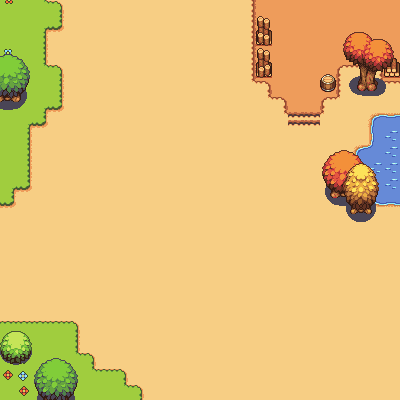

Tiled map render using the project's own tile images. Description and the map definition, with tile-layer contents summarised, below:
An orthogonal 25x25 tile map with 16x16 px tiles, 4 tile layers (Ground, Object, Object1, Object2) and 17 objects.

<map version="1.10" tiledversion="1.10.2" orientation="orthogonal" renderorder="right-down" width="25" height="25" tilewidth="16" tileheight="16" infinite="0" nextlayerid="7" nextobjectid="19">
 <tileset firstgid="1" source="Map.tsx" />
 <layer id="1" name="Ground" width="25" height="25">
  <data>[625 cells, 625 non-empty, 26 distinct tile ids]</data>
 </layer>
 <layer id="6" name="Object" width="25" height="25">
  <data>[625 cells, 4 non-empty, 4 distinct tile ids]</data>
 </layer>
 <layer id="2" name="Object1" width="25" height="25">
  <data>[625 cells, 38 non-empty, 32 distinct tile ids]</data>
 </layer>
 <layer id="3" name="Object2" width="25" height="25">
  <data>[625 cells, 43 non-empty, 34 distinct tile ids]</data>
 </layer>
 <objectgroup id="5" name="Collision">
  <object id="1" x="-10.1818" y="-0.363636" width="10.1818" height="400.545" />
  <object id="3" x="-2.3125" y="399.455" width="402.979" height="52.6667" />
  <object id="4" x="399.896" y="-0.666667" width="36" height="401.021" />
  <object id="5" x="-0.8125" y="-10.9375" width="400.75" height="11" />
  <object id="6" x="1.25" y="323">
   <polygon points="0,0 74.5,-0.25 75,1.75 75.75,2.75 76.25,4.5 76.25,7.25 76.5,13.25 76.75,28 78.75,29 78.2045,29.3636 79.75,29.8182 82.0227,29.8182 86.75,29.9091 89.2955,30.2727 89.9318,31.3636 91.1136,32.7273 91.75,33.0909 91.9318,33.3636 92.2955,34.1818 92.4773,35.1818 92.4773,36.2727 92.6591,36.8182 92.75,37.6364 92.9318,38.3636 93.0227,39.3636 93.2045,40.3636 93.2045,41.5455 93.0227,42.1818 93.0227,43.0909 93.0227,43.6364 93.0227,44.2727 93.0227,45 93.0227,45.4545 95.3864,46 97.8409,46.1818 103.568,47 120.875,46.625 123,48 123.375,49.375 123.625,50 124.125,50.875 124.625,52.625 124.875,53.5 125.125,55.125 125.125,56.125 124.875,57.125 124.625,58.5 124.5,59.25 124.5,60 124.875,61 125.625,62.125 126.5,62 127.375,62.125 130.375,62.625 132,62.75 134,63.375 134.875,62.375 137.375,62.375 138.125,63.125 138.625,64 140.375,64.875 140.75,65.625 141.125,67.75 141.25,70.625 141.25,72.5 141.25,75.375 141.25,76.75 140.75,77.375 -1.375,76.5 -1.25,-1.1875 -0.1875,-1.1875" />
  </object>
  <object id="7" x="0.727273" y="205.636">
   <polygon points="0,0 10,-0.727273 11.0909,-3.27273 12,-5.27273 12,-5.45455 12.9091,-11.8182 12.9091,-13.0909 13.0909,-16.1818 15.6364,-17.0909 17.2727,-17.0909 21.6364,-17.0909 22.9091,-17.0909 24.1818,-17.6364 27.0909,-18.7273 27.8182,-18.9091 28,-20.1818 28.5455,-22.3636 28.9091,-25.0909 28.9091,-29.0909 29.0909,-32.9091 29.0909,-41.6364 28.7273,-45.8182 28.7273,-53.6364 28.3636,-58.9091 27.8182,-62.5455 27.8182,-67.6364 27.8182,-70.9091 27.8182,-74 27.8182,-77.2727 29.0909,-81.8182 31.0909,-81.2727 36.1818,-81.2727 38.1818,-81.2727 40.3636,-81.2727 42.5455,-82 43.8182,-84.3636 44.3636,-85.4545 44.7273,-90.7273 44.9091,-95.0909 45.6364,-97.2727 48,-97.2727 51.8182,-97.6364 55.8182,-97.4545 57.8182,-97.4545 58.9091,-97.6364 59.8182,-98 60,-99.6364 60,-101.455 60,-104.364 59.6364,-108.182 59.6364,-111.091 59.6364,-113.091 61.8182,-133.273 60.3636,-136.727 59.0909,-138.727 58.5455,-139.455 57.0909,-140.727 56,-140.909 53.6364,-140.909 50.3636,-140.909 47.8182,-140.909 46,-140.909 44.9091,-141.273 44,-143.273 43.4545,-145.455 42.9091,-148.727 42.9091,-151.091 42.9091,-154 43.2727,-156.909 44,-159.818 44.1818,-164.545 44.1818,-168.182 45.0909,-172.182 45.6364,-174.182 46.7273,-175.455 48,-176 49.4545,-176.364 51.8182,-176.364 54.3636,-176.545 58.1818,-177.273 59.0909,-177.273 60,-178.909 60.1818,-179.636 60.1818,-181.818 60.1818,-182.364 60.1818,-185.818 60.5455,-188.909 60.5455,-192.182 59.8182,-196.545 59.8182,-199.636 59.0909,-201.455 59.0909,-203.273 57.2727,-204.182 54,-204.545 52,-204.545 50.5455,-204.727 48,-204.545 47.2727,-204.364 46.1818,-204.364 45.0909,-205.818 44.7273,-206.364 -1.09091,-206" />
  </object>
  <object id="8" x="251.25" y="0.375">
   <polygon points="0,0 0.25,79.625 4.875,83.25 13.25,82.5 15.375,85.125 15.75,87.125 16.125,89.5 16.375,92 16.375,93.875 17,96.625 17,97.125 17.875,98 20.375,98.125 22.125,98.75 25.75,99.125 30.25,99.125 30.625,99.625 32.75,101.125 33.25,108.75 32.875,112.125 34.25,112.625 34.25,110.625 34.25,109.125 34.25,107.75 34.25,104 34.25,102 33.625,100 33.25,99.25 31.625,97.75 28.625,96.875 26.125,96.375 23.25,96.375 19.875,96.125 18.75,94.625 17.875,92.75 17.125,88.25 17.125,86.375 17.125,84.375 16.75,82.25 13.375,81.125 12.625,81.125 11.125,80.75 9.375,80.125 8.125,79.875 6.25,79.875 4.125,79.875 3,80 2.25,79.125 1.875,77.75 1.875,-0.375" />
  </object>
  <object id="9" x="287.375" y="115.063">
   <polygon points="0,0 -3.25,-1.25 -3.4375,-2.9375 -1.125,-3.125 -0.5,-2 0.3125,-1.4375" />
  </object>
  <object id="10" x="286.875" y="113.313">
   <polygon points="0,0 0.0625,11.5625 1,11.875 0.875,-0.0625" />
  </object>
  <object id="11" x="320" y="113.25">
   <polygon points="0,0 -0.0625,12.4375 0.8125,12.75 0.8125,0.5 3.1875,-0.1875 3.6875,-0.6875 4.0625,-2.1875 4.1875,-3.875 4.25,-6.5 3.5625,-9 3.5625,-10.125 3.5625,-11.3125 5.125,-12.5625 6.75,-13.625 8.4375,-13.9375 11.5625,-13.9375 14.5,-13.9375 17.375,-14.5625 18.9375,-15 20.875,-16.6875 20.9375,-18.9375 20.9375,-23.5 20.9375,-26.375 20.75,-29.75 20.75,-33.5 20.1875,-37.125 20.3125,-40.0625 21.3125,-43.3125 20.8125,-44.8125 23.4375,-45.8125 26.75,-46.4375 30.125,-46.3125 32.9375,-46.3125 45.0625,-45.125 51.75,-45 57.25,-45.25 59.5625,-44.4375 59.375,-43 59.25,-41.0625 60.125,-37.5625 60.3125,-35.5625 60.6875,-33.75 60.6875,-33.125 67.625,-29.1875 67.8125,-29.4375 70,-29.5 73.4375,-29.9375 75.125,-29.9375 77.5,-30.125 78.4375,-30.125 79.25,-29.9375 79.1875,-31.3125 78.5,-31.9375 74.5,-31.9375 73.0625,-31.9375 71.375,-31.5 68.75,-31.5625 67.0625,-31.625 65.0625,-31.9375 64.125,-31.9375 63.6875,-32.0625 62.6875,-32.4375 61.875,-33.0625 61.1875,-34.5625 61,-36.25 60.4375,-38.75 60.0625,-40.9375 60.0625,-43.5625 57.625,-43.5 57.25,-43.75 55.25,-43.5625 52.75,-43.0625 23.9375,-44.9375 23.0625,-44.5 22.4375,-44.0625 21.875,-42.6875 21.875,-41.0625 21.5625,-40 21.1875,-38.375 20.9375,-36.375 20.875,-34.3125 20.8125,-32.625 21.0625,-30.3125 21.125,-27.5 21.25,-25.3125 21.1875,-22.0625 21.1875,-20.5625 21,-18.6875 20.8125,-17.25 20.4375,-16.5 19.5,-15.125 18.4375,-14.5 15.875,-13.25 14.5,-12.8125 12.875,-12.75 11,-12.625 9.4375,-12.25 8.1875,-11.8125 5.5625,-11.4375 4.25,-11.1875 4.375,-9.5 4.25,-7.625 4.25,-5.75 4.3125,-4.9375 4.5625,-3.5 4.6875,-2.5625 4.625,-1.0625 4.1875,-0.125 3.3125,0.5 3.0625,1.125 2.5,1.6875" />
  </object>
  <object id="12" x="359.727" y="75.3636">
   <polygon points="0,0 -3.72727,0.909091 -7.63636,2 -9.18182,4.27273 -10.4545,6.18182 -11.3636,8.36364 -11.4545,10 -10.8182,12.4545 -9.45455,14.8182 -6.90909,17.3636 -3,19.2727 1.63636,20.6364 7.72727,21.9091 10.9091,21.8182 19.7273,21.9091 21.8182,20.8182 24.0909,19.0909 27.1818,15.4545 27.6364,12.2727 26.9091,9.63636 23.9091,7 21.2727,5.54545 19.7273,4.27273 18.7273,3.09091 17.7273,2.27273 14.1818,1.45455 13.2727,1 10.3636,-0.0909091 8.09091,-0.636364 5.18182,-1.45455 4.36364,-1.63636 0.909091,-1.36364" />
  </object>
  </objectgroup>
</map>
<!-- 6 of 17 objects omitted -->
